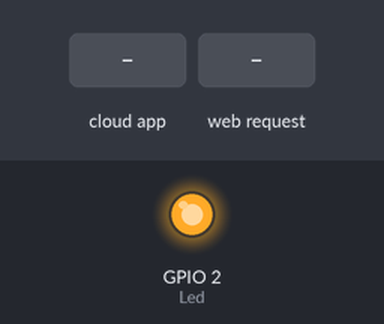
The sketch below on a simulated ESP8266 (NodeMCU). Parts: output pins drawn as LEDs (lit = HIGH). Inputs (shaded band) come from the test bench. WiFi joins after 1.5 s; servers stay silent unless stated; storage starts empty; no MQTT or app messages arrive unless stated; what the sketch prints to the serial monitor is not drawn.

Above: at 2.5 s.
2.6 s: the phone or cloud app sets Led to 0
At 3.0 s:
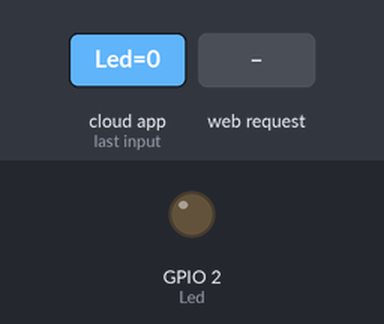
4.1 s: the phone or cloud app sets Led to 1
At 4.6 s:
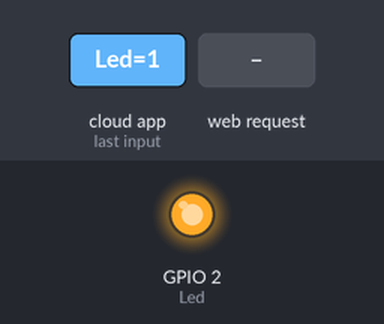
5.6 s: HTTP request GET /led5_on received
At 6.1 s:
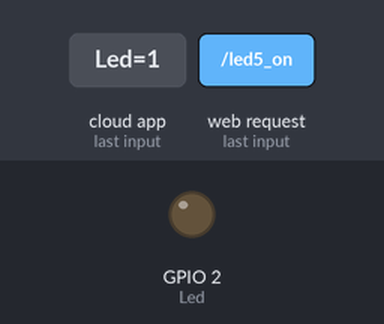
Timing chart, 0 to 8.6 s (numbered marks = the images above; inputs shaded):
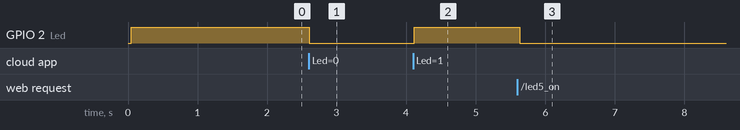

The sketch:

adafruitWebServer.ino
```cpp
//Bibliotecas utilizadas
#include <ESP8266WiFi.h>
#include <FS.h>
#include <WiFiClient.h>
#include <ESP8266WebServer.h>
#include "Adafruit_MQTT.h"
#include "Adafruit_MQTT_Client.h"

//Definição dos pinos
#define Led 2

String webPage = "";
String stylePage = "";
String scriptPage = "";

ESP8266WebServer server(80);

void handleRoot() {
  server.send(200, "text/html", webPage);
}

void handle_led_on(){
  digitalWrite(Led, LOW);
}

void handle_led_off(){
  digitalWrite(Led, HIGH);
}

void handleRootS(){
  server.send(200, "text/css", stylePage);
}

void handleRootJS(){
  server.send(200, "text/javascript", scriptPage);
}

void readFile(void) {
  //Faz a leitura do arquivo HTML
  File rFile = SPIFFS.open("/index.html","r");
  Serial.println("Lendo arquivo HTML...");
  webPage = rFile.readString();
  Serial.println(webPage);
  rFile.close();
}

void readFileS(void){
  File rFile = SPIFFS.open("/style.css","r");
  Serial.println("Lendo arquivo css...");
  stylePage = rFile.readString();
  Serial.println(stylePage);
  rFile.close();
}

void readFileJS(void){
  File rFile = SPIFFS.open("/script.js","r");
  Serial.println("Lendo arquivo script...");
  scriptPage = rFile.readString();
  Serial.println(scriptPage);
  rFile.close();
}

const char* WLAN_SSID = "#######";
const char* WLAN_PASS = "############" ;
/************************* Adafruit.io Configuração *********************************/

#define AIO_SERVER      "io.adafruit.com" //Adafruit Servidor
#define AIO_SERVERPORT  1883
#define AIO_USERNAME    "#############"      //Insira o usuario criado na adafruit io
#define AIO_KEY         "###############" //Insira a chave de comunicação obtida na adafruit io


//Váriáveis utilizadas

int conectado = 1;
int conexao = 0;

//Definição do Wifi Client
WiFiClient client;
Adafruit_MQTT_Client mqtt(&client, AIO_SERVER, AIO_SERVERPORT, AIO_USERNAME, AIO_KEY);

//Váriáveis criadas para comunicação com o MQTT
Adafruit_MQTT_Subscribe Light1 = Adafruit_MQTT_Subscribe(&mqtt, AIO_USERNAME "/feeds/Led");        // a palavra feeds deve estar em todos

//Funções
void MQTT_connect(); //Determina a conexão MQTT
void Conectar();     //Verifica a conexão o Wifi

void setup() {

  Serial.begin(9600);

  SPIFFS.begin();

  if(SPIFFS.exists("/index.html"))
  {
    Serial.println("\n\nfile exists!");
  }
  else Serial.println("\n\nNo File :(");

  readFile();
  readFileS();
  readFileJS();

  //Definição de saida e entrada de cada pino
  pinMode(Led,OUTPUT);

  digitalWrite(Led, HIGH);

  //Declaração de Tópicos de Leitura
  mqtt.subscribe(&Light1);

  server.on("/", handleRoot);
  server.on("/style.css", handleRootS);
  server.on("/script.js", handleRootJS);
  server.on("/led5_on", handle_led_on);
  server.on("/led5_off", handle_led_off);

  server.begin();

}

void loop() {

  Conectar();
  MQTT_connect();

  //Leitura do valor recebido através da Adafruit IO
  Adafruit_MQTT_Subscribe *subscription;
  if((subscription = mqtt.readSubscription(100))) {
    if (subscription == &Light1) {
      Serial.print(F("Got: "));
      Serial.println((char *)Light1.lastread);
      int Light1_State = atoi((char *)Light1.lastread);
      digitalWrite(Led, Light1_State);
    }
  }

  server.handleClient();
}


void MQTT_connect() {
  int8_t ret;
  //Conectando MQTT
  if (mqtt.connected()) {
    if(conectado){
      conectado = 0;
      Serial.println("MQTT Conectado!");
    }
    return;
  }
  Serial.print("Conectando MQTT...");
  uint8_t retries = 3;
  if((ret = mqtt.connect()) != 0) {
    Serial.println(mqtt.connectErrorString(ret));
    Serial.println("Reconexao ao MQTT em 5 segundos...");
    mqtt.disconnect();
    delay(5000);
    conectado = 1;
    //retries--;
    if (retries == 0) {
      //retries = 3;
    }
  }
}

void Conectar(){
  //Verifica a conexão wifi
  if(WiFi.status() != WL_CONNECTED){
      conexao = 0;
      //Conectando ao Wifi
      Serial.println();
      Serial.println();
      Serial.print("Conectando a rede: ");
      Serial.println(WLAN_SSID);
      //Inicializa Conexão Wifi
      WiFi.begin(WLAN_SSID, WLAN_PASS);
      while(WiFi.status() != WL_CONNECTED) {
            delay(100);
            delay(100);
            Serial.print(".");
            conexao++;
            if(conexao == 30){
              ESP.restart();
            }
      }
      Serial.println("WiFi conectado!");
      Serial.println("Endereco de IP: ");
      Serial.println(WiFi.localIP());
      conectado = 1;
      Serial.println();
  }
}

/*
#include <Arduino.h>
#include <FS.h>
#include <ESP8266WiFi.h>
#include <WiFiClient.h>
#include <ESP8266WebServer.h>

#define led 2

const char* ssid = "iagoduda";
const char* password = "12345678";

ESP8266WebServer server(80);


void setup() {
  Serial.begin(9600);


  pinMode(led, OUTPUT);


  if(SPIFFS.exists("/index.html"))
  {
    Serial.println("\n\nfile exists!");
  }
  else Serial.println("\n\nNo File :(");

  readFile();
  readFileS();
  readFileJS();

  WiFi.begin(ssid, password);
  // Wait for connection
  while (WiFi.status() != WL_CONNECTED) {
    delay(500);
    Serial.print(".");
  }
  Serial.println("");
  Serial.print("Connected to ");
  Serial.println(ssid);
  Serial.print("IP address: ");
  Serial.println(WiFi.localIP());

  server.on("/", handleRoot);
  server.on("/style.css", handleRootS);
  server.on("/script.js", handleRootJS);
  server.on("/led5_on", handle_led_on);
  server.on("/led5_off", handle_led_off);

  server.begin();
}

void loop() {
    server.handleClient();
}
*/
```

Measured:
- after the input at 2.6 s, GPIO 2 (Led): HIGH → LOW at once
- after the input at 4.1 s, GPIO 2 (Led): LOW → HIGH at once
- after the input at 5.6 s, GPIO 2 (Led): HIGH → LOW at once
